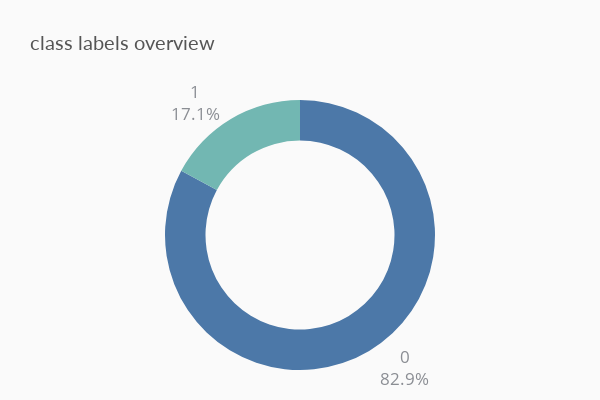
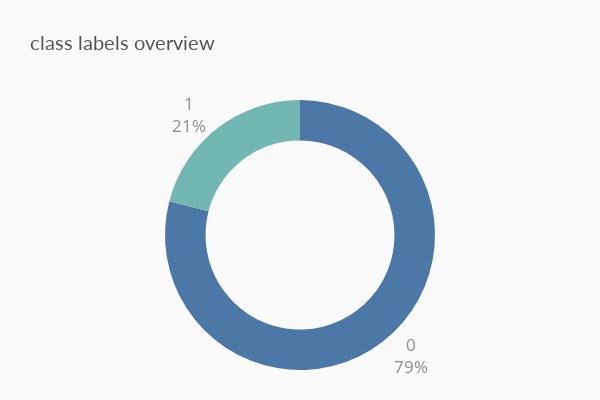

Source (notebook cell) for these figures, in order:
### Markdown cell above
### compute class_weight for imbalanced labels - df_train

### Code cell
#class label overview - imbalanced labels

def class_labels_overview(df, names='class_label'):
      fig2 = px.pie(df, names=names, 
                  height=400, width=600, 
                  hole=0.7, 
                  title='class labels overview',
                        color_discrete_sequence=['#4c78a8', '#72b7b2'])
      fig2.update_traces(hovertemplate=None, textposition='outside', textinfo='percent+label', rotation=0)
      fig2.update_layout(margin=dict(t=100, b=30, l=0, r=0), showlegend=False,
                              plot_bgcolor='#fafafa', paper_bgcolor='#fafafa',
                              title_font=dict(size=20, color='#555', family="Lato, sans-serif"),
                              font=dict(size=17, color='#8a8d93'),
                              hoverlabel=dict(bgcolor="#444", font_size=13, font_family="Lato, sans-serif"))
      fig2.show()

class_labels_overview(df_train)
class_labels_overview(df_dev)

print('total #label_1:', train[train.class_label.eq(1)].shape[0]) 
print('total #label_0:', train[train.class_label.eq(0)].shape[0])

### Figure 1 — Plotly figure (JSON) as saved in the notebook; plotly's stock layout.template omitted (floating-point values rounded to 4 significant figures; data arrays with more than 128 entries replaced by an {"elided": "..."} marker saying what was removed)
{"data": [{"domain": {"x": [0, 1], "y": [0, 1]}, "hole": 0.7, "labels": {"elided": "555 int values"}, "legendgroup": "", "name": "", "rotation": 0, "showlegend": true, "textinfo": "percent+label", "textposition": "outside", "type": "pie"}], "layout": {"font": {"color": "#8a8d93", "size": 17}, "height": 400, "hoverlabel": {"bgcolor": "#444", "font": {"family": "Lato, sans-serif", "size": 13}}, "legend": {"tracegroupgap": 0}, "margin": {"b": 30, "l": 0, "r": 0, "t": 100}, "paper_bgcolor": "#fafafa", "piecolorway": ["#4c78a8", "#72b7b2"], "plot_bgcolor": "#fafafa", "showlegend": false, "title": {"font": {"color": "#555", "family": "Lato, sans-serif", "size": 20}, "text": "class labels overview"}, "width": 600}}

### Figure 2 — Plotly figure (JSON) as saved in the notebook; plotly's stock layout.template omitted (floating-point values rounded to 4 significant figures)
{"data": [{"domain": {"x": [0, 1], "y": [0, 1]}, "hole": 0.7, "labels": [1, 0, 0, 0, 1, 0, 0, 0, 0, 0, 0, 1, 0, 0, 0, 0, 0, 0, 1, 1, 1, 1, 0, 0, 0, 0, 0, 0, 0, 0, 0, 0, 0, 0, 1, 0, 1, 0, 1, 0, 0, 0, 0, 0, 1, 0, 0, 0, 1, 0, 1, 0, 0, 0, 0, 0, 0, 0, 0, 0, 0, 0], "legendgroup": "", "name": "", "rotation": 0, "showlegend": true, "textinfo": "percent+label", "textposition": "outside", "type": "pie"}], "layout": {"font": {"color": "#8a8d93", "size": 17}, "height": 400, "hoverlabel": {"bgcolor": "#444", "font": {"family": "Lato, sans-serif", "size": 13}}, "legend": {"tracegroupgap": 0}, "margin": {"b": 30, "l": 0, "r": 0, "t": 100}, "paper_bgcolor": "#fafafa", "piecolorway": ["#4c78a8", "#72b7b2"], "plot_bgcolor": "#fafafa", "showlegend": false, "title": {"font": {"color": "#555", "family": "Lato, sans-serif", "size": 20}, "text": "class labels overview"}, "width": 600}}
